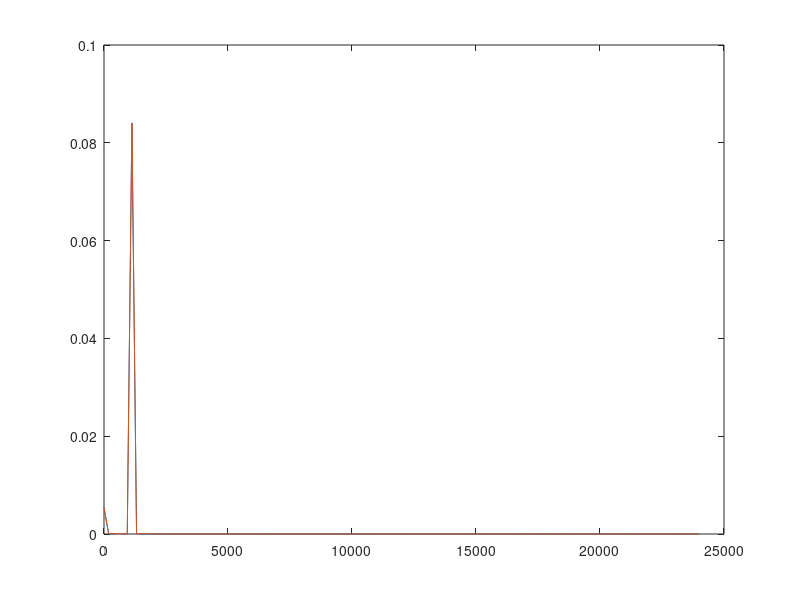

This figure's MATLAB source:
N = 256;
Nby2 = N/2;
fs = 48000;
fsby2 = fs/2;

f = 0:fs/N:fsby2;

CCS_sig = [-7970.0
-9066.0
-9968.0
-10664.0
-11138.0
-11374.0
-11374.0
-11142.0
-10660.0
-9968.0
-9064.0
-7970.0
-6718.0
-5322.0
-3822.0
-2244.0
-628.0
996.0
2584.0
4114.0
5542.0
6852.0
8004.0
8966.0
9732.0
10282.0
10592.0
10674.0
10516.0
10124.0
9504.0
8670.0
7640.0
6432.0
5090.0
3622.0
2076.0
470.0
-1146.0
-2748.0
-4298.0
-5756.0
-7114.0
-8312.0
-9340.0
-10170.0
-10790.0
-11192.0
-11344.0
-11272.0
-10956.0
-10416.0
-9654.0
-8696.0
-7550.0
-6252.0
-4824.0
-3294.0
-1706.0
-86.0
1526.0
3100.0
4600.0
5990.0
7246.0
8348.0
9246.0
9932.0
10406.0
10644.0
10642.0
10392.0
9918.0
9220.0
8316.0
7214.0
5958.0
4570.0
3068.0
1492.0
-122.0
-1738.0
-3330.0
-4846.0
-6264.0
-7570.0
-8704.0
-9664.0
-10420.0
-10966.0
-11280.0
-11350.0
-11192.0
-10806.0
-10190.0
-9354.0
-8336.0
-7132.0
-5788.0
-4326.0
-2774.0
-1168.0
448.0
2052.0
3604.0
5076.0
6430.0
7632.0
8656.0
9494.0
10122.0
10514.0
10674.0
10600.0
10280.0
9740.0
8976.0
8008.0
6862.0
5566.0
4132.0
2608.0
1022.0
-602.0
-2216.0
-3784.0
-5282.0
-6666.0
-7928.0
-9016.0
-9914.0
-10612.0
-11084.0
-11322.0
-11324.0
-11092.0
-10626.0
-9932.0
-9038.0
-7952.0
-6696.0
-5314.0
-3812.0
-2244.0
-632.0
986.0
2578.0
4098.0
5524.0
6822.0
7968.0
8926.0
9690.0
10236.0
10542.0
10626.0
10460.0
10072.0
9452.0
8622.0
7598.0
6396.0
5062.0
3608.0
2064.0
460.0
-1156.0
-2754.0
-4300.0
-5764.0
-7110.0
-8310.0
-9336.0
-10166.0
-10790.0
-11184.0
-11348.0
-11270.0
-10958.0
-10420.0
-9658.0
-8700.0
-7556.0
-6252.0
-4826.0
-3302.0
-1708.0
-96.0
1520.0
3098.0
4604.0
5990.0
7246.0
8348.0
9244.0
9934.0
10404.0
10654.0
10654.0
10408.0
9942.0
9248.0
8346.0
7262.0
6006.0
4620.0
3128.0
1548.0
-60.0
-1682.0
-3274.0
-4792.0
-6216.0
-7522.0
-8662.0
-9632.0
-10394.0
-10944.0
-11258.0
-11348.0
-11196.0
-10806.0
-10196.0
-9370.0
-8350.0
-7160.0
-5826.0
-4366.0
-2824.0
-1224.0
392.0
1998.0
3546.0
5014.0
6370.0
7580.0
8610.0
9452.0
10082.0
10488.0
10650.0
10582.0
10270.0
9732.0
8970.0
8006.0
6864.0
5562.0
4140.0
2610.0
1024.0
-596.0
-2208.0
-3782.0
-5278.0
-6662.0
];

CCS_fft = [354.0
1.0
1.0
6.0
6.0
3.0
5510.0
7.0
2.0
1.0
3.0
2.0
1.0
2.0
0.0
1.0
1.0
1.0
1.0
1.0
1.0
1.0
0.0
1.0
1.0
1.0
0.0
0.0
0.0
0.0
1.0
1.0
1.0
0.0
1.0
1.0
1.0
1.0
0.0
1.0
1.0
1.0
1.0
1.0
0.0
1.0
0.0
0.0
1.0
1.0
1.0
1.0
1.0
0.0
0.0
0.0
0.0
0.0
0.0
0.0
1.0
1.0
1.0
0.0
0.0
0.0
0.0
1.0
1.0
0.0
1.0
1.0
0.0
0.0
1.0
1.0
1.0
1.0
1.0
1.0
1.0
0.0
0.0
1.0
0.0
1.0
1.0
1.0
1.0
1.0
1.0
1.0
1.0
0.0
0.0
1.0
1.0
0.0
1.0
1.0
1.0
1.0
1.0
1.0
0.0
1.0
1.0
1.0
1.0
0.0
1.0
1.0
1.0
1.0
1.0
1.0
1.0
0.0
1.0
1.0
0.0
0.0
1.0
0.0
0.0
0.0
0.0
1.0
0.0
];

CCS_sig = CCS_sig/2^16;
CCS_fft = CCS_fft/2^16;
ML_fft = abs(fft(CCS_sig, N))/N;

plot(f, CCS_fft, f, ML_fft(1:(Nby2+1)));
immse(CCS_fft,ML_fft(1:(Nby2+1)))

LPF = [56;6;-1;-13;-31;-55;-87;-125;-168;-217;-267;-318;-366;-408;-438;-454;-450;-423;-368;-282;-163;-9;181;405;661;946;1255;1581;1917;2254;2585;2899;3188;3444;3659;3827;3941;4000;4000;3941;3827;3659;3444;3188;2899;2585;2254;1917;1581;1255;946;661;405;181;-9;-163;-282;-368;-423;-450;-454;-438;-408;-366;-318;-267;-217;-168;-125;-87;-55;-31;-13;-1;6;56];
HPF = [-342;-36;-28;-14;8;37;72;113;158;206;254;301;342;375;398;405;396;366;313;235;131;-1;-160;-345;-555;-786;-1037;-1301;-1576;-1854;-2131;-2400;-2655;-2891;-3101;-3280;-3425;-3531;-3595;32767;-3595;-3531;-3425;-3280;-3101;-2891;-2655;-2400;-2131;-1854;-1576;-1301;-1037;-786;-555;-345;-160;-1;131;235;313;366;396;405;398;375;342;301;254;206;158;113;72;37;8;-14;-28;-36;-342];
% 300 Hz LPF transition to 1800 Hz, 70 coefficients
LPF2 = [-140;-41;-43;-41;-36;-26;-10;12;42;80;127;184;250;326;412;508;613;727;848;976;1109;1246;1384;1523;1659;1792;1918;2037;2145;2242;2325;2394;2446;2481;2499;2499;2481;2446;2394;2325;2242;2145;2037;1918;1792;1659;1523;1384;1246;1109;976;848;727;613;508;412;326;250;184;127;80;42;12;-10;-26;-36;-41;-43;-41;-140];
% 2400 Hz HPF transition to 1200 Hz, 70 coefficients
HPF2 = [1212;56;26;-25;-93;-175;-264;-353;-434;-499;-538;-543;-510;-432;-309;-141;66;305;565;832;1086;1312;1486;1587;1593;1480;1224;798;167;-724;-1972;-3789;-6738;-12921;-32768;32767;12921;6738;3789;1972;724;-167;-798;-1224;-1480;-1593;-1587;-1486;-1312;-1086;-832;-565;-305;-66;141;309;432;510;543;538;499;434;353;264;175;93;25;-26;-56;-1212];
% 1200 Hz LPF transition to 2400 Hz, 128 coefficients
LPF3 = [-3;-4;-6;-10;-13;-18;-22;-28;-33;-38;-43;-47;-50;-51;-50;-46;-40;-31;-18;-3;14;34;55;77;98;117;132;143;149;147;137;119;92;56;13;-38;-93;-152;-210;-266;-316;-357;-384;-395;-387;-357;-304;-225;-121;7;158;330;519;721;931;1143;1351;1550;1734;1897;2034;2140;2214;2251;2251;2214;2140;2034;1897;1734;1550;1351;1143;931;721;519;330;158;7;-121;-225;-304;-357;-387;-395;-384;-357;-316;-266;-210;-152;-93;-38;13;56;92;119;137;147;149;143;132;117;98;77;55;34;14;-3;-18;-31;-40;-46;-50;-51;-50;-47;-43;-38;-33;-28;-22;-18;-13;-10;-6;-4;-3];
% 3600 Hz HPF transition to 2400 Hz, 128 coefficients
HPF3 = [-3;109;-59;-49;-38;-26;-13;2;17;32;42;46;42;29;8;-18;-44;-66;-79;-78;-61;-31;11;56;97;126;134;119;79;18;-54;-126;-184;-216;-213;-169;-88;20;139;249;328;358;327;231;78;-112;-311;-484;-597;-618;-529;-324;-16;360;757;1112;1352;1404;1192;635;-388;-2148;-5666;-20419;20419;5666;2148;388;-635;-1192;-1404;-1352;-1112;-757;-360;16;324;529;618;597;484;311;112;-78;-231;-327;-358;-328;-249;-139;-20;88;169;213;216;184;126;54;-18;-79;-119;-134;-126;-97;-56;-11;31;61;78;79;66;44;18;-8;-29;-42;-46;-42;-32;-17;-2;13;26;38;49;59;-109;3];